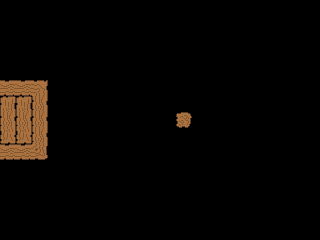

Tiled map render using the project's own tile images. Description and the map definition, with tile-layer contents summarised, below:
An orthogonal 20x15 tile map with 16x16 px tiles, 1 tile layer (Tile Layer 1), 2 hidden layers not drawn.

<map version="1.0" orientation="orthogonal" renderorder="right-down" width="20" height="15" tilewidth="16" tileheight="16" nextobjectid="1">
 <tileset firstgid="1" name="tiles" tilewidth="16" tileheight="16">
  <image source="../img/tiles.png" trans="000000" width="256" height="256" />
 </tileset>
 <layer name="Tile Layer 1" width="20" height="15">
  <data>[300 cells, 16 non-empty, 7 distinct tile ids]</data>
 </layer>
 <layer name="Tile Layer 2" width="20" height="15" visible="0">
  <data>[300 cells, 4 non-empty, 2 distinct tile ids]</data>
 </layer>
 <layer name="Tile Layer 3" width="20" height="15" visible="0">
  <data>[300 cells, 3 non-empty, 3 distinct tile ids]</data>
 </layer>
</map>